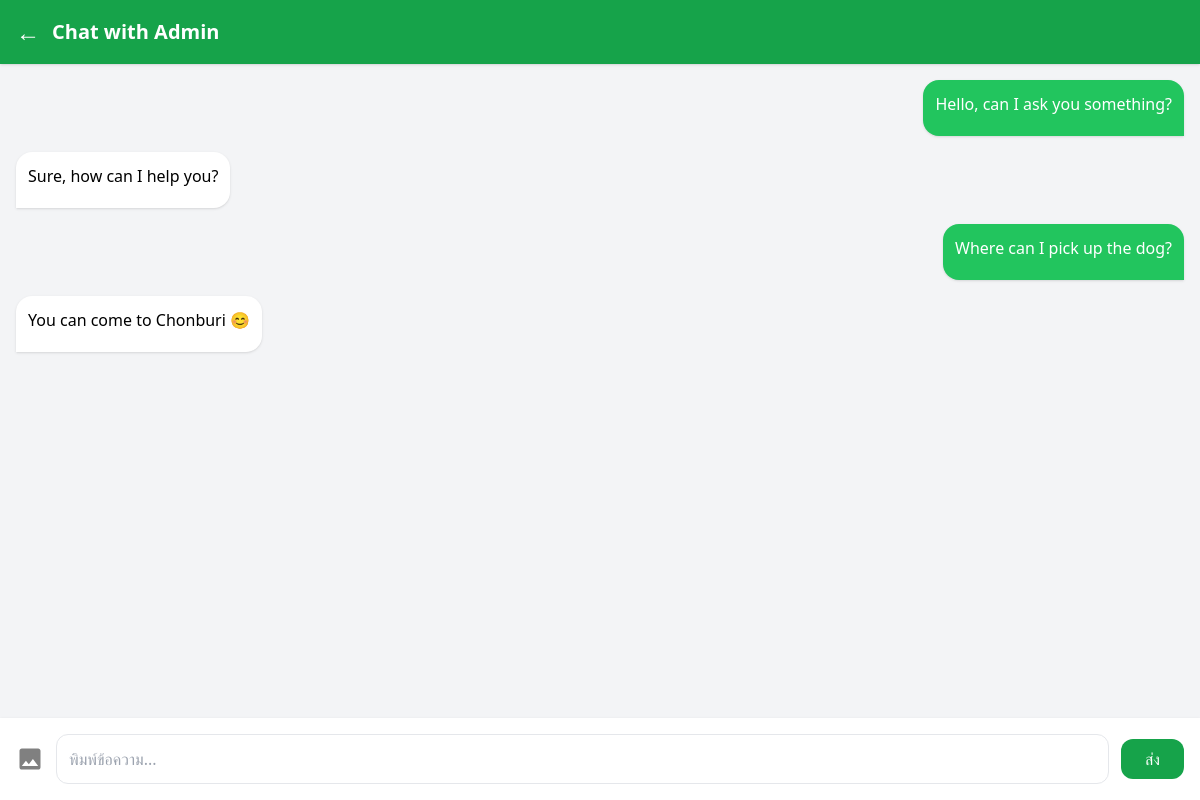
Screenshot of /chat.php?to=2 (signed in) with the database file from the repository.
### tables this page shows
CREATE TABLE `chat_messages` (
  `id` int(11) NOT NULL,
  `sender_id` int(11) NOT NULL,
  `receiver_id` int(11) NOT NULL,
  `message` text NOT NULL,
  `created_at` timestamp NOT NULL DEFAULT current_timestamp()
);

### chat.php (the view, shortened to what this page needs)
<?php
include("database/db_chat.php");
$user_id = $_SESSION['user_id'];
$receiver_id = $_GET['to'] ?? 1;
$chat = $con->query("
    SELECT * FROM chat_messages
    WHERE (sender_id=$user_id AND receiver_id=$receiver_id)
       OR (sender_id=$receiver_id AND receiver_id=$user_id)
    ORDER BY created_at ASC
");
?>
<!DOCTYPE html>
<html lang="en">
<head>
<script src="https://cdn.tailwindcss.com"></script>
</head>
<body class="bg-gray-100 h-screen flex flex-col">
<div class="bg-green-600 text-white p-4 flex items-center gap-3 shadow">
    <a href="homeped.php" class="text-2xl">←</a>
    <h2 class="text-xl font-bold">Chat with Admin</h2>
</div>
<div class="flex-1 overflow-y-auto p-4 space-y-4">
<?php while($m = $chat->fetch_assoc()): ?>
    <?php if ($m['sender_id'] == $user_id): ?>
        <div class="flex justify-end">
            <div class="max-w-xs bg-green-500 text-white p-3 rounded-2xl rounded-br-none shadow">
                <?php if (!empty($m['message'])): ?>
                    <p class="mb-2"><?= htmlspecialchars($m['message']) ?></p>
                <?php endif; ?>
            </div>
        </div>
    <?php else: ?>
        <div class="flex justify-start">
            <div class="max-w-xs bg-white p-3 rounded-2xl rounded-bl-none shadow">
                <?php if (!empty($m['message'])): ?>
                    <p class="mb-2"><?= htmlspecialchars($m['message']) ?></p>
                <?php endif; ?>
            </div>
        </div>
    <?php endif; ?>
<?php endwhile; ?>
</div>
<form method="POST" enctype="multipart/form-data" class="p-4 bg-white flex flex-col gap-3 shadow">
    <div class="flex items-center gap-3">
        <label class="cursor-pointer">
            <svg xmlns="http://www.w3.org/2000/svg" fill="gray" width="28" height="28"
                viewBox="0 0 24 24">
                <path d="M21 19V5c0-1.1-.9-2-2-2H5c-1.1
                         0-2 .9-2 2v14c0 1.1.9 2 2 2h14c1.1
                         0 2-.9 2-2zM8.5 13.5l2.5 3.01L14.5
                         12l4.5 6H5l3.5-4.5z"/>
            </svg>
        </label>
        <input type="text" name="message"
               class="flex-1 p-3 border rounded-xl"
               placeholder="พิมพ์ข้อความ...">
        <button class="bg-green-600 text-white px-6 py-2 rounded-xl">ส่ง</button>
    </div>
</form>
</body>
</html>

### rows the page displays
chat_messages: message "Hello, can I ask you something?"
chat_messages: message "Sure, how can I help you?"
chat_messages: message "Where can I pick up the dog?"
chat_messages: message "You can come to Chonburi 😊"
